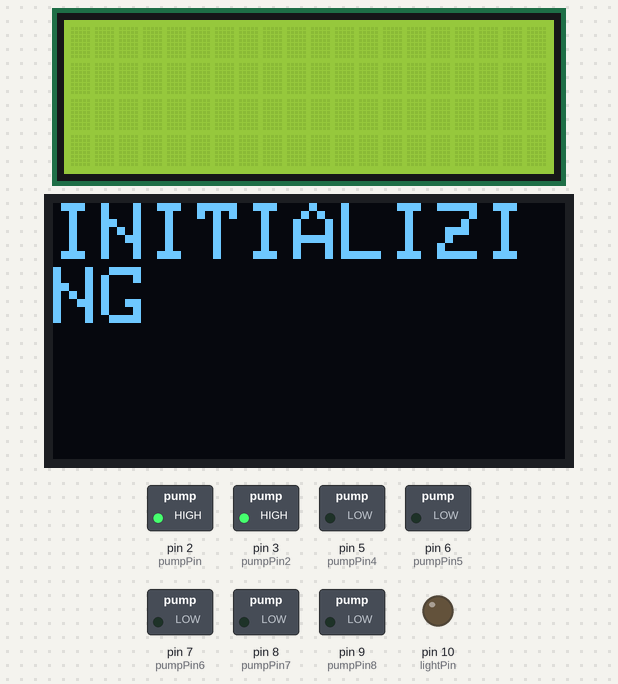
Bench run of a sketch on a simulated Arduino Uno, built with avr-gcc and run on an emulated ATmega328P. Parts: 20×4 character LCD, 128×64 one-colour display, switched loads named in the sketch (green lamp = pin HIGH), output pins drawn as LEDs (lit = HIGH). The local clock reads 2024-03-15 10:24:30 at power-on unless the sketch sets it; pins used as bus, display or sensor lines are not drawn; what the sketch prints to the serial monitor is not drawn.

Above: at 1.2 s.
At 2.2 s:
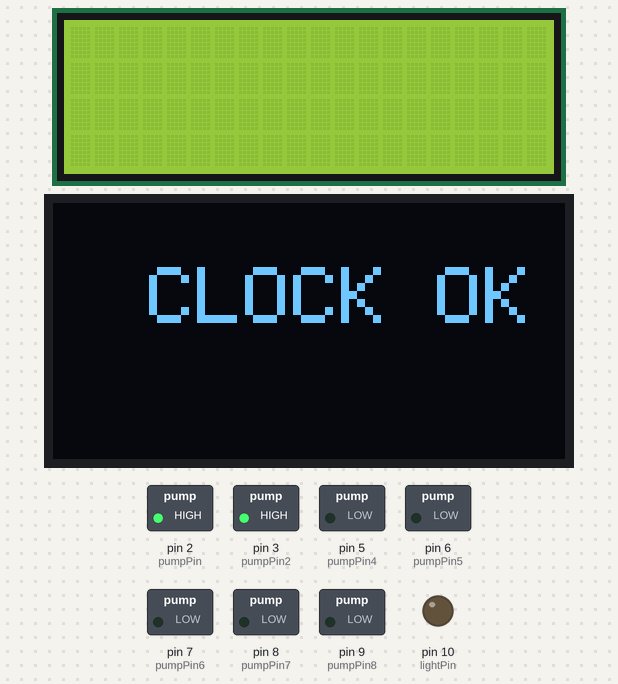
At 3.4 s:
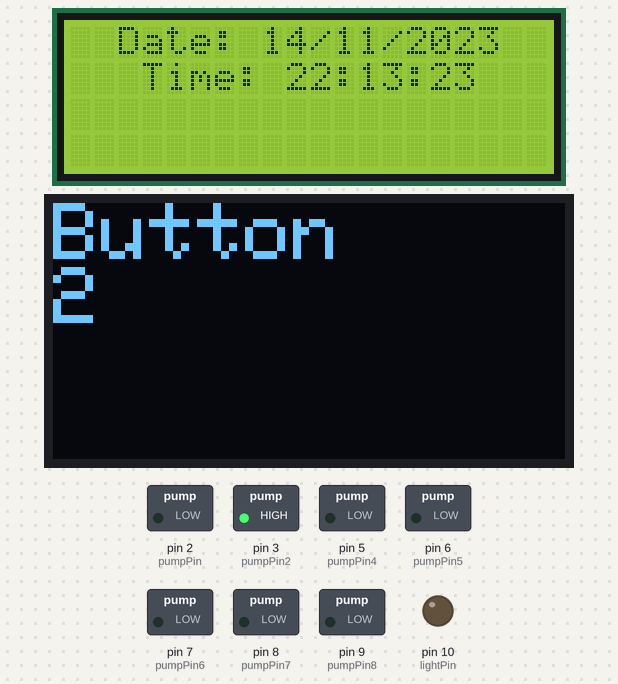
At 12.4 s:
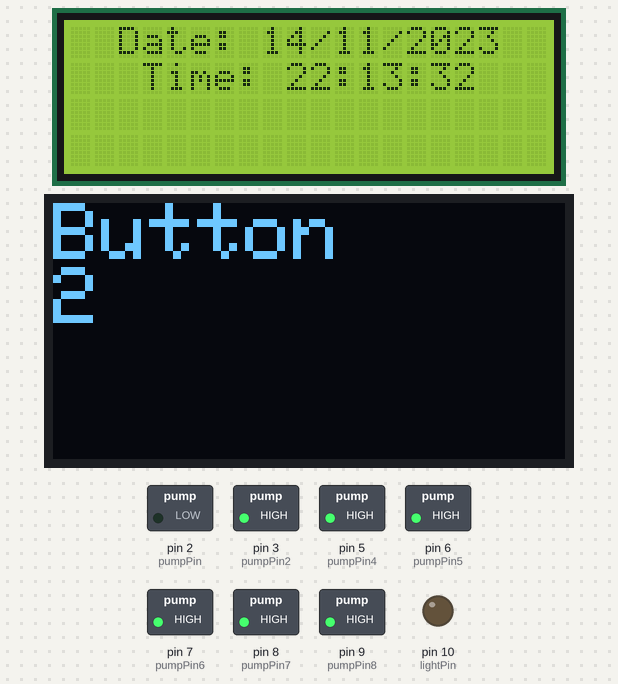
At 20.2 s:
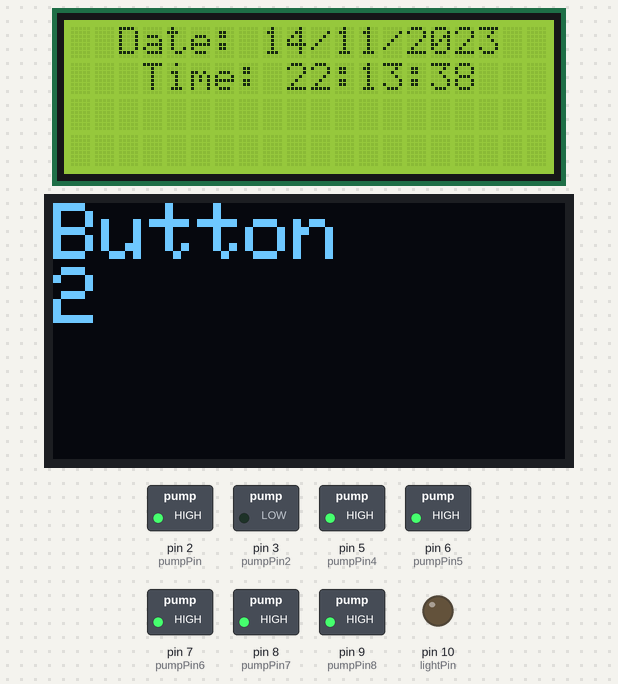
At 39.29 s:
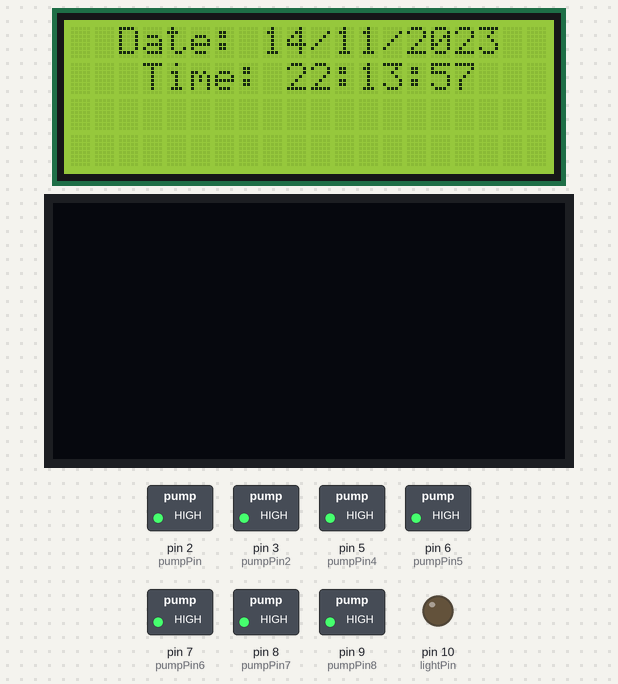
Timing chart, 0 to 40.0 s (numbered marks = the images above):
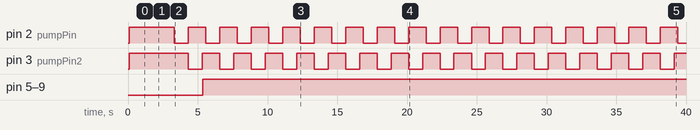

Measured:
- by itself, pin 2 (pumpPin), pin 3 (pumpPin2): alternates HIGH for 1.3 s and LOW for 1.0 s
- by itself, pin 5 (pumpPin4), pin 6 (pumpPin5), pin 7 (pumpPin6), pin 8 (pumpPin7), pin 9 (pumpPin8): LOW → HIGH at 5.3 s
- what the display in image 0 shows lasts 1.1 s, from 1.1 s to 2.2 s
- what the display in image 2 shows lasts 2.0 s, from 3.3 s to 5.3 s

The sketch:

Dad_Garden_Management.ino
```cpp
//Version 7-25 with lights controller
// libraries definition
#include <Wire.h>
#include <SPI.h>
#include <Adafruit_GFX.h>
#include <Adafruit_SSD1306.h>
#include <LiquidCrystal_I2C.h>
#include "RTClib.h"
#include <SPI.h>
#define OLED_RESET 4
Adafruit_SSD1306 display(OLED_RESET);

// pins definition

int pumpPin = 2;
int pumpPin2 = 3;
int pumpPin3 = 4;
int pumpPin4 = 5;
int pumpPin5 = 6;
int pumpPin6 = 7;
int pumpPin7 = 8;
int pumpPin8 = 9;
int lightPin = 10;
int button1 = 0;
int button2 = 1;
int button3 = 2;
int button4 = 3;


//switch
int d =2;
// variables
int levelSensorValue;       // stores the level sensor values
int moistureSensorValue;    // stores the moisture sensor values
int j = 0;


RTC_DS1307 RTC;
LiquidCrystal_I2C lcd(0x27,20,4);

void setup(){
  // serial initialization
  Serial.begin(9600);
  // LCD initialization
  lcd.init();
  lcd.backlight();     // with Backlight
  lcd.clear();         // clearscreen
  // Wire initialization
  Wire.begin();
  // RTC initialization
  RTC.begin();
  RTC.adjust(DateTime(__DATE__, __TIME__));

  //Test Date Time
  Serial.print("Kai Watering System Setting up \n");
  Serial.print("Date Today is:\n ");
  DateTime now = RTC.now();
  Serial.print(now.year(), DEC);
  Serial.print("/");
  Serial.print("0");
  Serial.print(now.month(), DEC);
  Serial.print("/");
  Serial.print("0");
  Serial.print(now.day(), DEC);
  Serial.print(" ");
  Serial.print(now.hour(), DEC);
  Serial.print(":");
  Serial.print(now.minute(), DEC);
  Serial.print(":");
  Serial.print(now.second(), DEC);
  Serial.println();
  // Arduino pins initalization
  pinMode(button1,INPUT);
  pinMode(button2,INPUT);
  pinMode(button3,INPUT);
  pinMode(button4,INPUT);

  pinMode(pumpPin,OUTPUT);
  pinMode(pumpPin2,OUTPUT);
  pinMode(pumpPin3,OUTPUT);
  pinMode(pumpPin4,OUTPUT);
  pinMode(pumpPin5,OUTPUT);
  pinMode(pumpPin6,OUTPUT);
  pinMode(pumpPin7,OUTPUT);
  pinMode(pumpPin8,OUTPUT);


  pinMode(lightPin,OUTPUT);


  // LCD initial messages
  lcd.clear();
  lcd.setCursor(0,0);

  lcd.setCursor(0,1);

  lcd.setCursor(0,3);

  // initialization delay
  digitalWrite(pumpPin,HIGH);
  digitalWrite(pumpPin2,HIGH);
  delay(1000);

  display.begin(SSD1306_SWITCHCAPVCC, 0x3C);

  display.clearDisplay();

  display.setTextSize(2);
  display.setTextColor(WHITE);
  display.print("INITIALIZING");
  display.display();
  delay(1000);
  display.clearDisplay();


  if (! RTC.isrunning()){
    Serial.println("RTC is NOT running!");
    display.clearDisplay();
    display.print("CLOCK MALFUNCTION");
    display.display();
    delay(1000);
    display.clearDisplay();
    display.display();
  }else{
    Serial.println("RTC is running!");
    display.clearDisplay();
    display.print("CLOCK OK");
    display.display();
    delay(1000);
    display.clearDisplay();
    display.display();
  }
}


void loop(){
  // RTC parameters definition
  DateTime myRTC = RTC.now();
  int H = myRTC.hour();
  int M = myRTC.minute();
  int S = myRTC.second();
  RightHour();

  display.setTextSize(1);
  display.setTextColor(WHITE);
  display.setCursor(0,0);
  display.println("KIT's Garden Control");
  //display.setTextColor(BLACK, WHITE); // 'inverted' text
  display.print("Next Watering:");


  if (H<9||H>15){
    display.print("9:00AM");
  }
  else{
    display.print("3:00PM");
  }

  //display.print(myRTC.year(), DEC);
  //display.print("/");
  //display.print("0");
  //display.print(myRTC.month(), DEC);
  //display.print("/");
  //display.print(myRTC.day(), DEC);
  //display.print("     ");
  display.println();

  display.setTextSize(2);
  display.setTextColor(WHITE);
    display.print(myRTC.hour(), DEC);
  display.print(":");
  if (myRTC.minute() <10){
    display.print("0");
  }
  display.print(myRTC.minute(), DEC);
  display.print(":");
  if (myRTC.second() <10){
    display.print("0");
  }
  display.print(myRTC.second(), DEC);
  display.display();


  if((H == 9) && (M == 00) && (S == 00)){
    Serial.println();
    Serial.print("*****************Starting pump*******************");
    Serial.println();
    display.clearDisplay();
    display.display();
    display.setCursor(0,0);
    display.setTextSize(2);
    display.setTextColor(WHITE);
    display.println("MORNING");
    display.println("WATERING");
    display.display();
    digitalWrite(pumpPin,LOW);
    delay(3000);
    digitalWrite(pumpPin,HIGH);
    digitalWrite(pumpPin2,LOW);
    delay(6000);
    digitalWrite(pumpPin2,HIGH);
    Serial.println();
    Serial.print("*****************Stopping pump*******************");
    Serial.println();
    display.clearDisplay();
    display.display();
  }

  if((H == 15) && (M == 00) && (S == 00)){
    Serial.println();
    Serial.print("*****************Starting pump*******************");
    Serial.println();
    display.clearDisplay();
    display.display();
    display.setCursor(0,0);
    display.setTextSize(2);
    display.setTextColor(WHITE);
    display.println("AFTERNOON");
    display.println("WATERING");
    display.display();
    digitalWrite(pumpPin,LOW);
    delay(4000);
    digitalWrite(pumpPin,HIGH);
    digitalWrite(pumpPin2,LOW);
    delay(7000);
    digitalWrite(pumpPin2,HIGH);
    Serial.println();
    Serial.print("*****************Stopping pump*******************");
    Serial.println();
    display.clearDisplay();
    display.display();
  }

  d=digitalRead(button1);
  if(d==0 ){
    Serial.println();
    Serial.print("*****************Manual Override Starting pump*******************");
    Serial.println();
    display.clearDisplay();
    display.display();
    display.setCursor(0,0);
    display.setTextSize(2);
    display.setTextColor(WHITE);
    display.println("Button");
    display.println("2");
    display.display();
    digitalWrite(pumpPin,LOW);
    delay(1000);
    digitalWrite(pumpPin,HIGH);
    digitalWrite(pumpPin2,LOW);
    delay(1000);
    digitalWrite(pumpPin2,HIGH);

    display.clearDisplay();
    display.display();
  }


  digitalWrite(pumpPin,HIGH);
  digitalWrite(pumpPin2,HIGH);
  digitalWrite(pumpPin3,HIGH);
  digitalWrite(pumpPin4,HIGH);
  digitalWrite(pumpPin5,HIGH);
  digitalWrite(pumpPin6,HIGH);
  digitalWrite(pumpPin7,HIGH);
  digitalWrite(pumpPin8,HIGH);

  delay(100);
  display.clearDisplay();

}


// Real Time Clock Function
void RightHour()
{
  DateTime Now = RTC.now();
  String clock_date = "  Date: ";
  String clock_hour = "   Time: ";

  int _day = Now.day();
  int _month = Now.month();
  int _year = Now.year();

  clock_date += fixZero(_day);
  clock_date += "/";
  clock_date += fixZero(_month);
  clock_date += "/";
  clock_date += _year;

  int _hour = Now.hour();
  int _minute = Now.minute();
  int _second = Now.second();

  clock_hour += fixZero(_hour);
  clock_hour += ":";
  clock_hour += fixZero(_minute);
  clock_hour += ":";
  clock_hour += fixZero(_second);

  lcd.clear();
  lcd.setCursor(0, 0);
  lcd.print(clock_date);
  lcd.setCursor(0, 1);
  lcd.print(clock_hour);


}


String fixZero(int i)
{
  String ret;
  if (i < 10) ret += "0";
  ret += i;
  return ret;
}
```
